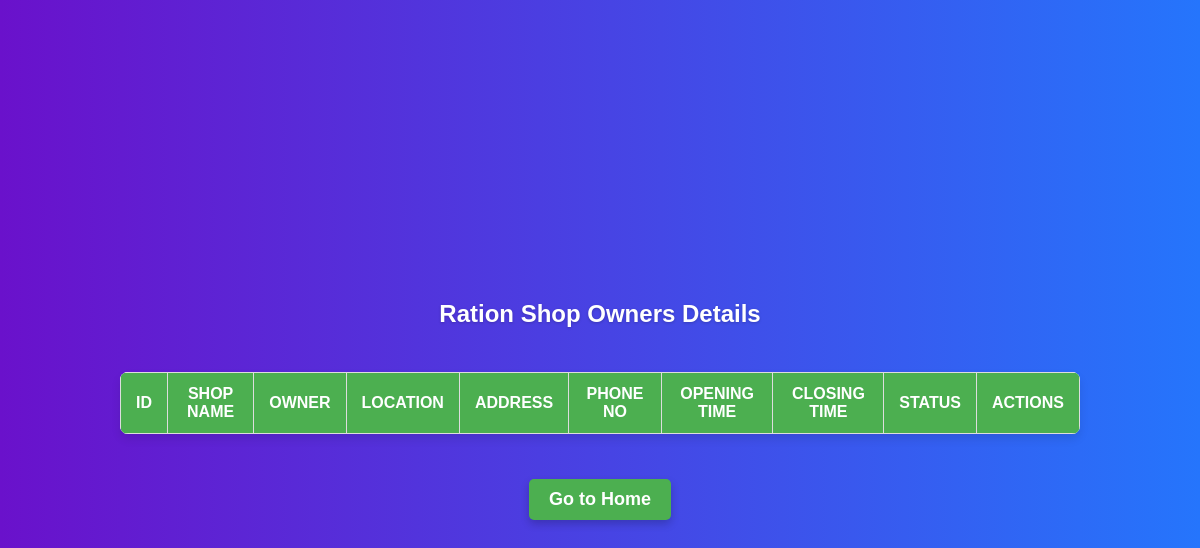
The page /app/shoptable/ on the database as committed earlier.
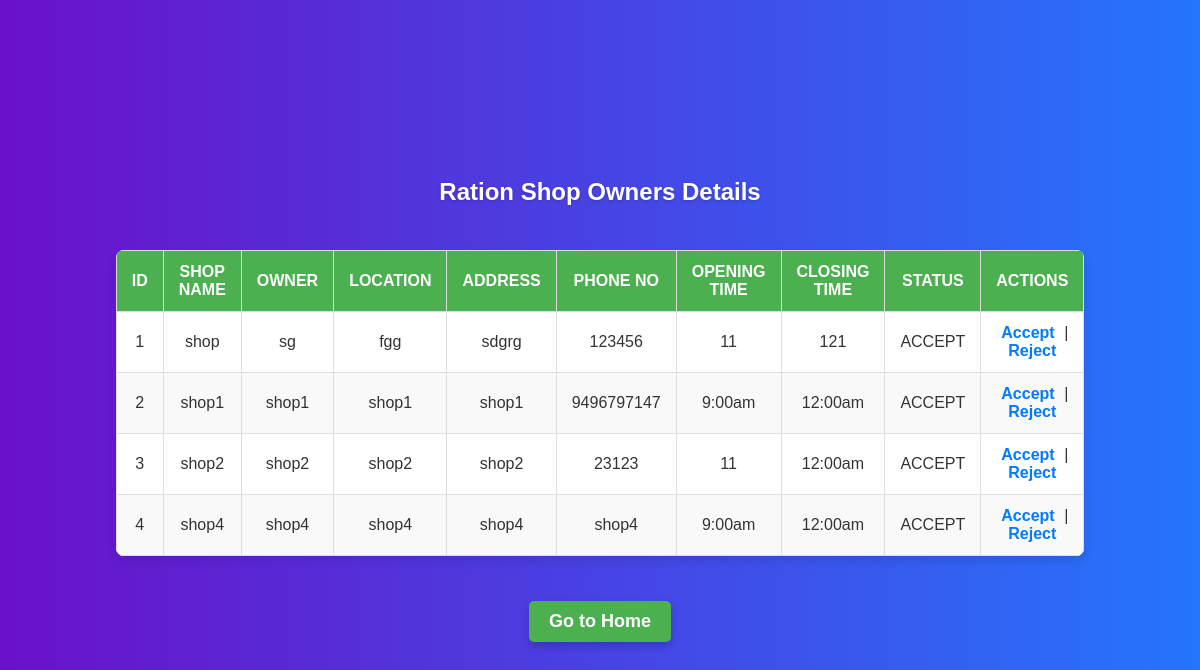
The same page on the database as committed later.
### app/models.py (models this page shows)
class Shop(models.Model):
    login_id=models.ForeignKey(Logintable,null=True,blank=True,on_delete=models.CASCADE)
    shopname=models.CharField(max_length=20,null=True,blank=True)
    owner=models.CharField(max_length=20,null=True,blank=True)
    location=models.CharField(max_length=20,null=True,blank=True)
    address=models.CharField(max_length=20,null=True,blank=True)
    phoneno=models.CharField(max_length=20,null=True,blank=True)
    openingtime=models.CharField(max_length=20,null=True,blank=True)
    closingtime=models.CharField(max_length=20,null=True,blank=True)

class Logintable(models.Model):
    username=models.CharField(max_length=100,null=True,blank=True)
    password=models.CharField(max_length=100,null=True,blank=True)
    type=models.CharField(max_length=100,null=True,blank=True)
    status=models.CharField(max_length=20,null=True,blank=True,default='REJECT')

### app/views.py (the view)
# urls.py: path('shoptable/',shoptable.as_view(),name='shoptable'),
class shoptable(View):
    def get(self,request):
        xyz=Shop.objects.all()
        return render(request,"shoptable.html",{'x':xyz})

### templates/shoptable.html (shortened to what this page needs)
<!DOCTYPE html>
<html lang="en">
<head>
</head>
<body>
    <h2>Ration Shop Owners Details</h2>
    <table>
        <thead>
            <tr>
                <th>ID</th>
                <th>Shop Name</th>
                <th>Owner</th>
                <th>Location</th>
                <th>Address</th>
                <th>Phone No</th>
                <th>Opening Time</th>
                <th>Closing Time</th>
                <th>Status</th>
                <th>Actions</th>
            </tr>
        </thead>
        <tbody>
            {% for i in x %}
            <tr>
                <td>{{ forloop.counter }}</td>
                <td>{{ i.shopname }}</td>
                <td>{{ i.owner }}</td>
                <td>{{ i.location }}</td>
                <td>{{ i.address }}</td>
                <td>{{ i.phoneno }}</td>
                <td>{{ i.openingtime }}</td>
                <td>{{ i.closingtime }}</td>
                <td>{{ i.login_id.status }}</td>
                <td class="actions">
                    <a href="/app/shopaccept/{{ i.id }}">Accept</a> |
                    <a href="/app/shopreject/{{ i.id }}">Reject</a>
                </td>
            </tr>
            {% endfor %}
        </tbody>
    </table>
    <a href="/app/admindashboard/" class="home-link">Go to Home</a>
</body>
</html>

Rows that differ between the two databases and show on the page:
added Shop: shopname "shop", owner "sg", location "fgg", address "sdgrg", phoneno "123456", openingtime "11", closingtime "121", login_id.status "ACCEPT"
added Shop: shopname "shop1", owner "shop1", location "shop1", address "shop1", phoneno "9496797147", openingtime "9:00am", closingtime "12:00am", login_id.status "ACCEPT"
added Shop: shopname "shop2", owner "shop2", location "shop2", address "shop2", phoneno "23123", openingtime "11", closingtime "12:00am", login_id.status "ACCEPT"
added Shop: shopname "shop4", owner "shop4", location "shop4", address "shop4", phoneno "shop4", openingtime "9:00am", closingtime "12:00am", login_id.status "ACCEPT"
